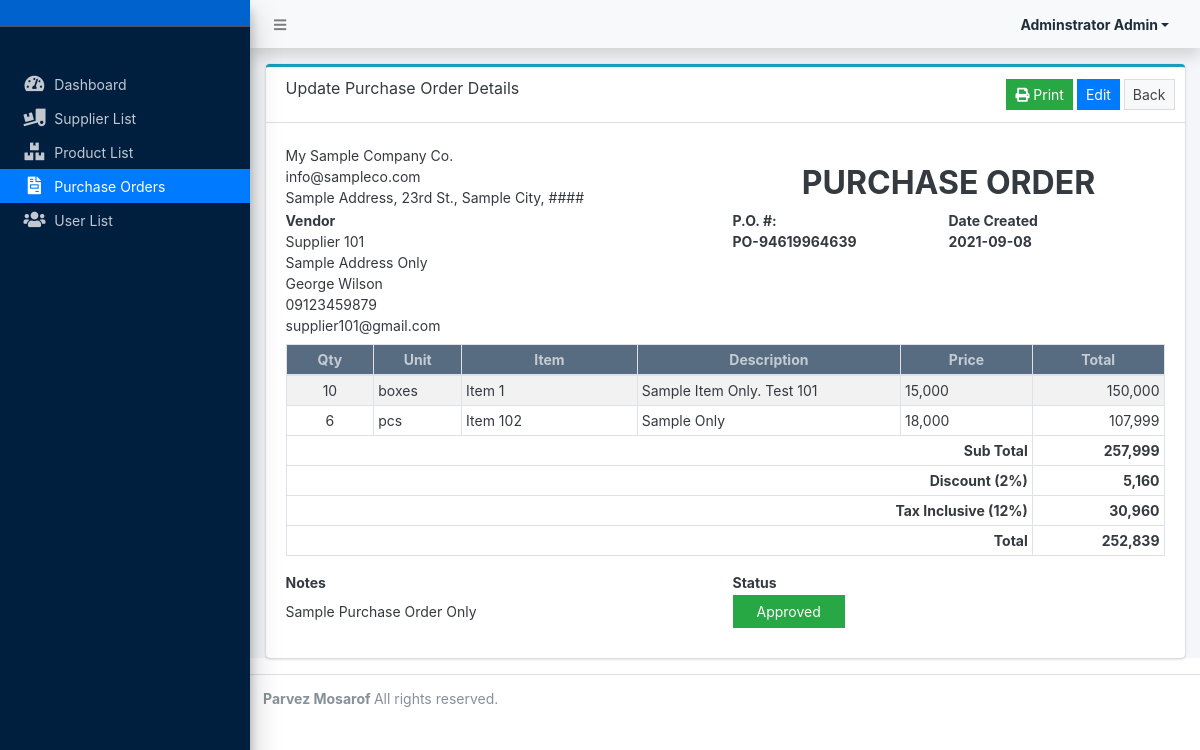
Screenshot of /admin/?page=purchase_orders/view_po&id=1 (signed in) with the database file from the repository.
### tables this page shows
CREATE TABLE `supplier_list` (
  `id` int(30) NOT NULL,
  `name` varchar(250) NOT NULL,
  `address` text NOT NULL,
  `contact_person` text NOT NULL,
  `contact` varchar(50) NOT NULL,
  `email` varchar(150) NOT NULL,
  `status` tinyint(1) NOT NULL DEFAULT 1 COMMENT ' 0 = Inactive, 1 = Active',
  `date_created` datetime NOT NULL DEFAULT current_timestamp()
);

CREATE TABLE `order_items` (
  `po_id` int(30) NOT NULL,
  `item_id` int(11) NOT NULL,
  `unit` varchar(50) NOT NULL,
  `unit_price` float NOT NULL,
  `quantity` float NOT NULL
);

CREATE TABLE `item_list` (
  `id` int(30) NOT NULL,
  `name` varchar(250) NOT NULL,
  `description` text NOT NULL,
  `status` tinyint(1) NOT NULL DEFAULT 0 COMMENT ' 1 = Active, 0 = Inactive',
  `date_created` datetime NOT NULL DEFAULT current_timestamp()
);

### classes/DBConnection.php (called while the page is built, shortened)
<?php
class DBConnection{
    private $host = DB_SERVER;
    private $username = DB_USERNAME;
    private $password = DB_PASSWORD;
    private $database = DB_NAME;
    public $conn;
    public function __construct(){
        if (!isset($this->conn)) {
            $this->conn = new mysqli($this->host, $this->username, $this->password, $this->database);
        }
    }
}
?>

### classes/SystemSettings.php (called while the page is built, shortened)
<?php
class SystemSettings extends DBConnection{
	function info($field=''){
		if(!empty($field)){
			if(isset($_SESSION['system_info'][$field]))
				return $_SESSION['system_info'][$field];
			else
				return false;
		}else{
			return false;
		}
	}
}
$_settings = new SystemSettings();
?>

### admin/purchase_orders/view_po.php (the view, shortened to what this page needs)
<div class="card card-outline card-info">
	<div class="card-header">
		<h3 class="card-title"><?php echo isset($id) ? "Update Purchase Order Details": "New Purchase Order" ?> </h3>
        <div class="card-tools">
            <button class="btn btn-sm btn-flat btn-success" id="print" type="button"><i class="fa fa-print"></i> Print</button>
		    <a class="btn btn-sm btn-flat btn-primary" href="?page=purchase_orders/manage_po&id=<?php echo $id ?>">Edit</a>
		    <a class="btn btn-sm btn-flat btn-default" href="?page=purchase_orders">Back</a>
        </div>
	</div>
	<div class="card-body" id="out_print">
        <div class="row">
        <div class="col-6 d-flex align-items-center">
            <div>
                <p class="m-0"><?php echo $_settings->info('company_name') ?></p>
                <p class="m-0"><?php echo $_settings->info('company_email') ?></p>
                <p class="m-0"><?php echo $_settings->info('company_address') ?></p>
            </div>
        </div>
        <div class="col-6">
            <center><img src="<?php echo validate_image($_settings->info('logo')) ?>" alt="" height="200px"></center>
            <h2 class="text-center"><b>PURCHASE ORDER</b></h2>
        </div>
        </div>
        <div class="row mb-2">
            <div class="col-6">
                <p class="m-0"><b>Vendor</b></p>
                <?php
                $sup_qry = $conn->query("SELECT * FROM supplier_list where id = '{$supplier_id}'");
                $supplier = $sup_qry->fetch_array();
                ?>
                <div>
                    <p class="m-0"><?php echo $supplier['name'] ?></p>
                    <p class="m-0"><?php echo $supplier['address'] ?></p>
                    <p class="m-0"><?php echo $supplier['contact_person'] ?></p>
                    <p class="m-0"><?php echo $supplier['contact'] ?></p>
                    <p class="m-0"><?php echo $supplier['email'] ?></p>
                </div>
            </div>
            <div class="col-6 row">
                <div class="col-6">
                    <p  class="m-0"><b>P.O. #:</b></p>
                    <p><b><?php echo $po_no ?></b></p>
                </div>
                <div class="col-6">
                    <p  class="m-0"><b>Date Created</b></p>
                    <p><b><?php echo date("Y-m-d",strtotime($date_created)) ?></b></p>
                </div>
            </div>
        </div>
        <div class="row">
            <div class="col-md-12">
                <table class="table table-striped table-bordered" id="item-list">
                    <colgroup>
                        <col width="10%">
                        <col width="10%">
                        <col width="20%">
                        <col width="30%">
                        <col width="15%">
                        <col width="15%">
                    </colgroup>
                    <thead>
                        <tr class="bg-navy disabled" style="">
                            <th class="bg-navy disabled text-light px-1 py-1 text-center">Qty</th>
                            <th class="bg-navy disabled text-light px-1 py-1 text-center">Unit</th>
                            <th class="bg-navy disabled text-light px-1 py-1 text-center">Item</th>
                            <th class="bg-navy disabled text-light px-1 py-1 text-center">Description</th>
                            <th class="bg-navy disabled text-light px-1 py-1 text-center">Price</th>
                            <th class="bg-navy disabled text-light px-1 py-1 text-center">Total</th>
                        </tr>
                    </thead>
                    <tbody>
                        <?php
                        if(isset($id)):
                        $order_items_qry = $conn->query("SELECT o.*,i.name, i.description FROM `order_items` o inner join item_list i on o.item_id = i.id where o.`po_id` = '$id' ");
                        $sub_total = 0;
                        while($row = $order_items_qry->fetch_assoc()):
                            $sub_total += ($row['quantity'] * $row['unit_price']);
                        ?>
                        <tr class="po-item" data-id="">
                            <td class="align-middle p-0 text-center"><?php echo $row['quantity'] ?></td>
                            <td class="align-middle p-1"><?php echo $row['unit'] ?></td>
                            <td class="align-middle p-1"><?php echo $row['name'] ?></td>
                            <td class="align-middle p-1 item-description"><?php echo $row['description'] ?></td>
                            <td class="align-middle p-1"><?php echo number_format($row['unit_price']) ?></td>
                            <td class="align-middle p-1 text-right total-price"><?php echo number_format($row['quantity'] * $row['unit_price']) ?></td>
                        </tr>
                        <?php endwhile;endif; ?>
                    </tbody>
                    <tfoot>
                        <tr class="bg-lightblue">
                            <tr>
                                <th class="p-1 text-right" colspan="5">Sub Total</th>
                                <th class="p-1 text-right" id="sub_total"><?php echo number_format($sub_total) ?></th>
                            </tr>
                            <tr>
                                <th class="p-1 text-right" colspan="5">Discount (<?php echo isset($discount_percentage) ? $discount_percentage : 0 ?>%)
                                </th>
                                <th class="p-1 text-right"><?php echo isset($discount_amount) ? number_format($discount_amount) : 0 ?></th>
                            </tr>
                            <tr>
                                <th class="p-1 text-right" colspan="5">Tax Inclusive (<?php echo isset($tax_percentage) ? $tax_percentage : 0 ?>%)</th>
                                <th class="p-1 text-right"><?php echo isset($tax_amount) ? number_format($tax_amount) : 0 ?></th>
                            </tr>
                            <tr>
                                <th class="p-1 text-right" colspan="5">Total</th>
                                <th class="p-1 text-right" id="total"><?php echo isset($tax_amount) ? number_format($sub_total - $discount_amount) : 0 ?></th>
                            </tr>
                        </tr>
                    </tfoot>
                </table>
                <div class="row">
                    <div class="col-6">
                        <label for="notes" class="control-label">Notes</label>
                        <p><?php echo isset($notes) ? $notes : '' ?></p>
                    </div>
                    <div class="col-6">
                        <label for="status" class="control-label">Status</label>
                        <br>
                        <?php
                        switch($status){
                            case 1:
                                echo "<span class='py-2 px-4 btn-flat btn-success'>Approved</span>";
                                break;
                        }
                        ?>
                    </div>
                </div>
            </div>
        </div>
	</div>
</div>

### rows the page displays
supplier_list: name "Supplier 101", address "Sample Address Only", contact_person "George Wilson", contact "09123459879", email "supplier101@gmail.com"
order_items: quantity "10", unit "boxes", item.name "Item 1", item.description "Sample Item Only. Test 101", unit_price "15,000", $row['quantity'] * $row['unit_price'] "150,000"
order_items: quantity "6", unit "pcs", item.name "Item 102", item.description "Sample Only", unit_price "18,000", $row['quantity'] * $row['unit_price'] "107,999"

### other values shown
$_settings->userdata('firstname').' '.$_settings->userdata('lastname') "Adminstrator Admin"
$_settings->info('company_name') "My Sample Company Co."
$_settings->info('company_email') "info@sampleco.com"
$_settings->info('company_address') "Sample Address, 23rd St., Sample City, ####"
$po_no "PO-94619964639"
date("Y-m-d",strtotime($date_created)) "2021-09-08"
$sub_total "257,999"
$discount_percentage "2"
$discount_amount "5,160"
$tax_percentage "12"
$tax_amount "30,960"
$sub_total - $discount_amount "252,839"
$notes "Sample Purchase Order Only"
